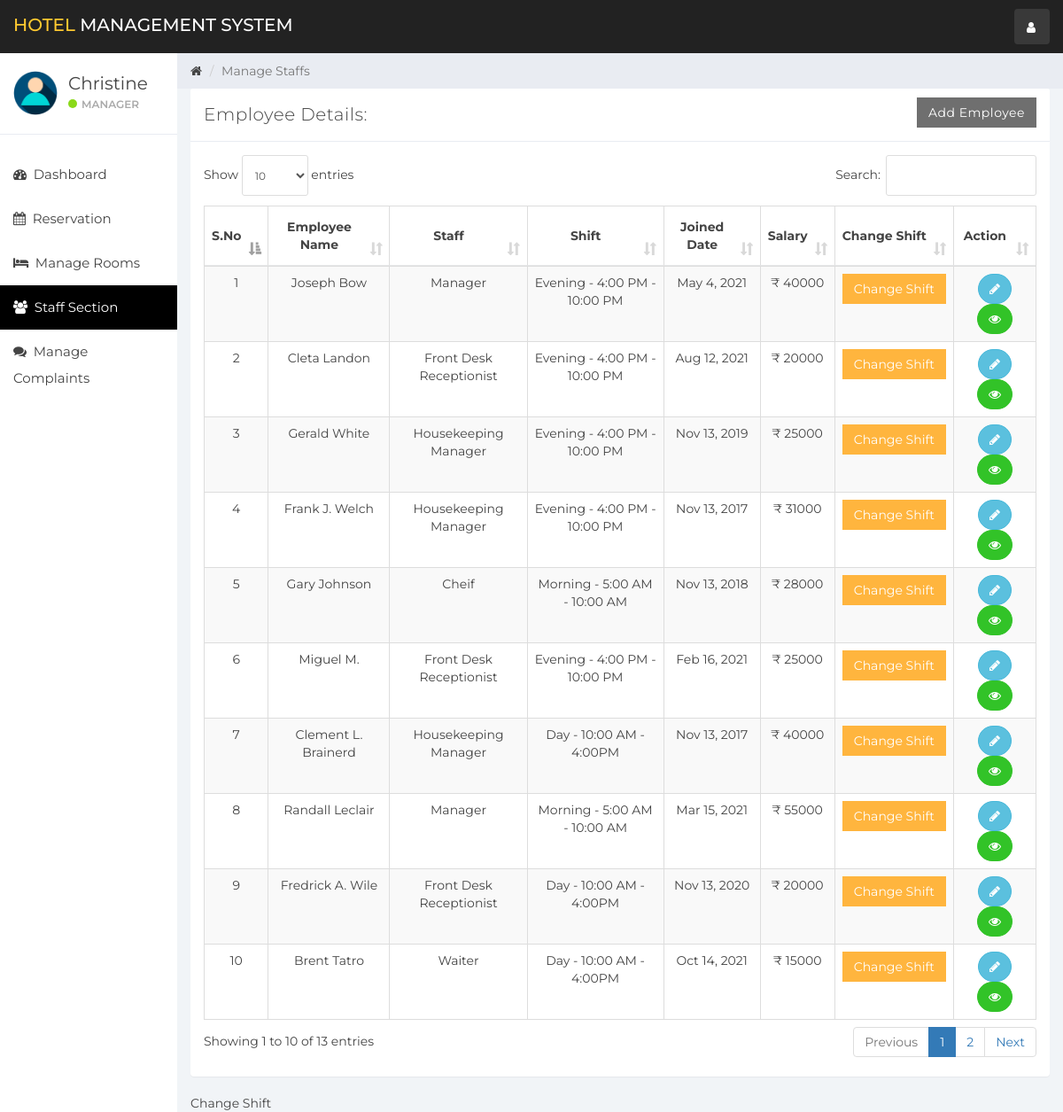
Page /index.php?staff_mang (signed in) on the committed database.
### tables this page shows
CREATE TABLE `user` (
  `id` int(11) NOT NULL,
  `name` varchar(100) NOT NULL,
  `username` varchar(15) NOT NULL,
  `email` varchar(100) NOT NULL,
  `password` varchar(100) NOT NULL,
  `created_at` timestamp NOT NULL DEFAULT current_timestamp()
);

CREATE TABLE `staff` (
  `emp_id` int(11) NOT NULL,
  `emp_name` varchar(100) NOT NULL,
  `staff_type_id` int(11) NOT NULL,
  `shift_id` int(11) NOT NULL,
  `id_card_type` int(11) NOT NULL,
  `id_card_no` varchar(20) NOT NULL,
  `address` varchar(100) NOT NULL,
  `contact_no` bigint(20) NOT NULL,
  `salary` bigint(20) NOT NULL,
  `joining_date` timestamp NOT NULL DEFAULT current_timestamp(),
  `updated_at` timestamp NOT NULL DEFAULT current_timestamp() ON UPDATE current_timestamp()
);

CREATE TABLE `staff_type` (
  `staff_type_id` int(10) NOT NULL,
  `staff_type` varchar(100) NOT NULL
);

CREATE TABLE `shift` (
  `shift_id` int(10) NOT NULL,
  `shift` varchar(100) NOT NULL,
  `shift_timing` varchar(100) NOT NULL
);

### staff_mang.php (the view, shortened to what this page needs)
<div class="col-sm-9 col-sm-offset-3 col-lg-10 col-lg-offset-2 main">
    <div class="row">
        <ol class="breadcrumb">
            <li><a href="#">
                    <em class="fa fa-home"></em>
                </a></li>
            <li class="active">Manage Staffs</li>
        </ol>
    </div>
    <div class="row">
        <div class="col-lg-12">
            <div class="panel panel-default">
                <div class="panel-heading">Employee Details:
                    <a href="index.php?add_emp" class="btn btn-secondary pull-right" style="border-radius:0%">Add Employee</a>
                </div>
                <div class="panel-body">
                    <table class="table table-striped table-bordered table-responsive" cellspacing="0" width="100%"
                           id="rooms">
                        <thead>
                        <tr>
                            <th style="text-align: center">S.No</th>
                            <th style="text-align: center">Employee Name</th>
                            <th style="text-align: center">Staff</th>
                            <th style="text-align: center">Shift</th>
                            <th style="text-align: center">Joined Date</th>
                            <th style="text-align: center">Salary</th>
                            <th style="text-align: center">Change Shift</th>
                            <th style="text-align: center">Action</th>
                        </tr>
                        </thead>
                        <tbody align="center">
                        <?php
                        $staff_query = "SELECT * FROM staff  NATURAL JOIN staff_type NATURAL JOIN shift";
                        $staff_result = mysqli_query($connection, $staff_query);
                        if (mysqli_num_rows($staff_result) > 0) {
                            while ($staff = mysqli_fetch_assoc($staff_result)) { ?>
                                <tr>
                                    <td><?php echo $staff['emp_id']; ?></td>
                                    <td><?php echo $staff['emp_name']; ?></td>
                                    <td><?php echo $staff['staff_type']; ?></td>
                                    <td><?php echo $staff['shift'] . ' - ' . $staff['shift_timing']; ?></td>
                                    <td><?php echo date('M j, Y', strtotime($staff['joining_date'])); ?></td>
                                    <td>&#8377; <?php echo $staff['salary']; ?></td>
                                    <td>
                                        <button class="btn btn-warning" style="border-radius:0%" data-toggle="modal" data-target="#changeShift"
                                                data-id="<?php echo $staff['emp_id']; ?>" id="change_shift">Change Shift</button>
                                    </td>
                                    <td>
                                        <button data-toggle="modal"
                                                data-target="#empDetail<?php echo $staff['emp_id']; ?>"
                                                data-id="<?php echo $staff['emp_id']; ?>" id="editEmp"
                                                class="btn btn-info" style="border-radius:60px;"><i class="fa fa-pencil"></i></button>
                                        <a href='index.php?emp_history&empid=<?php echo $staff['emp_id']; ?>'
                                           class="btn btn-success" title="Employee History" style="border-radius:60px;"><i class="fa fa-eye"></i></a>
                                    </td>
                                </tr>
                                <?php
                            }
                        }
                        ?>
                        </tbody>
                    </table>
                </div>
            </div>
        </div>
    </div>
    <div class="row">
        <div class="col-sm-12">
Change Shift        </div>
    </div>
</div>

### sidebar.php (shortened to what this page needs)
<div id="sidebar-collapse" class="col-sm-3 col-lg-2 sidebar">
    <div class="profile-sidebar">
        <div class="profile-userpic">
            <img src="img/user.png" class="img-responsive" alt="">
        </div>
        <div class="profile-usertitle">
            <div class="profile-usertitle-name"><?php echo $user['name'];?></div>
            <div class="profile-usertitle-status"><span class="indicator label-success"></span>Manager</div>
        </div>
    </div>
    <ul class="nav menu">
    <?php
        if (isset($_GET['dashboard'])){ ?>
            <li class="active">
                <a href="index.php?dashboard"><em class="fa fa-dashboard">&nbsp;</em>
                    Dashboard
                </a>
            </li>
        <?php } else{?>
            <li>
                <a href="index.php?dashboard"><em class="fa fa-dashboard">&nbsp;</em>
                    Dashboard
                </a>
            </li>
        <?php }
        if (isset($_GET['reservation'])){ ?>
            <li class="active">
            <a href="index.php?reservation"><em class="fa fa-calendar">&nbsp;</em>
                    Reservation
                </a>
            </li>
        <?php } else{?>
            <li>
            <a href="index.php?reservation"><em class="fa fa-calendar">&nbsp;</em>
                    Reservation
                </a>
            </li>
        <?php }
        if (isset($_GET['room_mang'])){ ?>
            <li class="active">
                <a href="index.php?room_mang"><em class="fa fa-bed">&nbsp;</em>
                    Manage Rooms
                </a>
            </li>
        <?php } else{?>
            <li>
            <a href="index.php?room_mang"><em class="fa fa-bed">&nbsp;</em>
                    Manage Rooms
                </a>
            </li>
        <?php }
        if (isset($_GET['staff_mang'])){ ?>
            <li class="active">
                <a href="index.php?staff_mang"><em class="fa fa-users">&nbsp;</em>
                    Staff Section
                </a>
            </li>
        <?php }
        if (isset($_GET['complain'])){ ?>
            <li class="active">
                <a href="index.php?complain"><em class="fa fa-comments">&nbsp;</em>
                    Manage Complaints
                </a>
            </li>
        <?php } else{?>
            <li>
                <a href="index.php?complain"><em class="fa fa-comments">&nbsp;</em>
                    Manage Complaints
                </a>
            </li>
        <?php }
        ?>
    </ul>
</div>

### css/styles.css (style rules this page uses)
body { background: #f1f4f7; padding-top: 60px; font-size: 14px; color: #444444; font-family: "Montserrat", "Helvetica Neue", Helvetica, Arial, sans-serif; }
a, a:hover, a:focus { color: #444444; }
.btn-secondary, .btn-secondary:hover, .btn-secondary:focus, .btn-secondary:active, .btn-secondary.active, .open > .dropdown-toggle.btn-secondary, .btn-secondary.disabled, .btn-secondary[disabled], fieldset[disabled] .btn-secondary, .btn-secondary.disabled:hover, .btn-secondary[disabled]:hover, fieldset[disabled] .btn-secondary:hover, .btn-secondary.disabled:focus, .btn-secondary[disabled]:focus, fieldset[disabled] .btn-secondary:focus, .btn-secondary.disabled:active, .btn-secondary[disabled]:active, fieldset[disabled] .btn-secondary:active, .btn-secondary.disabled.active, .btn-secondary[disabled].active, fieldset[disabled] .btn-secondary.active { background-color: #6f6f6f; border-color: #6f6f6f; color: white; }
.btn-success, .btn-success:hover, .btn-success:focus, .btn-success:active, .btn-success.active, .open > .dropdown-toggle.btn-success, .btn-success.disabled, .btn-success[disabled], fieldset[disabled] .btn-success, .btn-success.disabled:hover, .btn-success[disabled]:hover, fieldset[disabled] .btn-success:hover, .btn-success.disabled:focus, .btn-success[disabled]:focus, fieldset[disabled] .btn-success:focus, .btn-success.disabled:active, .btn-success[disabled]:active, fieldset[disabled] .btn-success:active, .btn-success.disabled.active, .btn-success[disabled].active, fieldset[disabled] .btn-success.active { background-color: #32c328; border-color: #32c328; }
.btn-warning, .btn-warning:hover, .btn-warning:focus, .btn-warning:active, .btn-warning.active, .open > .dropdown-toggle.btn-warning, .btn-warning.disabled, .btn-warning[disabled], fieldset[disabled] .btn-warning, .btn-warning.disabled:hover, .btn-warning[disabled]:hover, fieldset[disabled] .btn-warning:hover, .btn-warning.disabled:focus, .btn-warning[disabled]:focus, fieldset[disabled] .btn-warning:focus, .btn-warning.disabled:active, .btn-warning[disabled]:active, fieldset[disabled] .btn-warning:active, .btn-warning.disabled.active, .btn-warning[disabled].active, fieldset[disabled] .btn-warning.active { background-color: #ffb53e; border-color: #ffb53e; }
.label-success { background-color: #8ad919; }
.panel { border: 0; }
.panel-heading { font-size: 20px; font-weight: 300; letter-spacing: 0.025em; height: 60px; line-height: 38px; }
.panel-default .panel-heading { background: #fff; border-bottom: 1px solid #e9ecf2; color: #444444; }
.sidebar { display: block; padding: 0; display: none; box-shadow: none; background: #fff; }
.sidebar ul { margin: 20px 0px; }
@media (min-width: 768px) { .sidebar { display: block; position: fixed; top: 60px; bottom: 0; left: 0; z-index: 1000; display: block; margin: 0; padding: 0; overflow-x: hidden; overflow-y: auto; } }
.sidebar ul.nav .active a, .sidebar ul.nav li.parent a.active, .sidebar ul.nav .active > a:hover, .sidebar ul.nav li.parent a.active:hover, .sidebar ul.nav .active > a:focus, .sidebar ul.nav li.parent a.active:focus { color: #fff; background-color: #000000; }
.sidebar ul.nav li a { height: 50px; font-size: 15px; line-height: 2em; color: #444444; }
.profile-sidebar { padding: 10px 0; border-bottom: 1px solid #e9ecf2; }
.indicator { width: 10px; height: 10px; display: inline-block; border-radius: 9999px; margin-right: 5px; }
.profile-userpic img { float: left; margin: 10px 0px 0px 15px; width: 50px; height: 50px; border-radius: 9999px !important; }
.profile-usertitle { float: left; text-align: left; margin: 10px 0 0 12px; }
.profile-usertitle-name { font-size: 20px; margin-bottom: 0px; }
.profile-usertitle-status { text-transform: uppercase; color: #aaa; font-size: 12px; font-weight: 600; margin-bottom: 15px; }
.breadcrumb { border-radius: 0; padding: 10px 15px 10px 15px; background: #e9ecf2; margin: 0; }
.table { background: #fff; }
.table > thead > tr > th { border-bottom: 1px solid #e6e7e8; vertical-align: middle; height: 50px; }

### rows in the picture
user: name "Christine"
staff: emp_id "1", emp_name "Joseph Bow", staff_type.staff_type "Manager", shift.shift "Evening", shift.shift_timing "4:00 PM - 10:00 PM", joining_date "May 4, 2021", salary "40000"
staff: emp_id "2", emp_name "Cleta Landon", staff_type.staff_type "Front Desk Receptionist", shift.shift "Evening", shift.shift_timing "4:00 PM - 10:00 PM", joining_date "Aug 12, 2021", salary "20000"
staff: emp_id "3", emp_name "Gerald White", staff_type.staff_type "Housekeeping Manager", shift.shift "Evening", shift.shift_timing "4:00 PM - 10:00 PM", joining_date "Nov 13, 2019", salary "25000"
staff: emp_id "4", emp_name "Frank J. Welch", staff_type.staff_type "Housekeeping Manager", shift.shift "Evening", shift.shift_timing "4:00 PM - 10:00 PM", joining_date "Nov 13, 2017", salary "31000"
staff: emp_id "5", emp_name "Gary Johnson", staff_type.staff_type "Cheif", shift.shift "Morning", shift.shift_timing "5:00 AM - 10:00 AM", joining_date "Nov 13, 2018", salary "28000"
staff: emp_id "6", emp_name "Miguel M.", staff_type.staff_type "Front Desk Receptionist", shift.shift "Evening", shift.shift_timing "4:00 PM - 10:00 PM", joining_date "Feb 16, 2021", salary "25000"
staff: emp_id "7", emp_name "Clement L. Brainerd", staff_type.staff_type "Housekeeping Manager", shift.shift "Day", shift.shift_timing "10:00 AM - 4:00PM", joining_date "Nov 13, 2017", salary "40000"
staff: emp_id "8", emp_name "Randall Leclair", staff_type.staff_type "Manager", shift.shift "Morning", shift.shift_timing "5:00 AM - 10:00 AM", joining_date "Mar 15, 2021", salary "55000"
staff: emp_id "9", emp_name "Fredrick A. Wile", staff_type.staff_type "Front Desk Receptionist", shift.shift "Day", shift.shift_timing "10:00 AM - 4:00PM", joining_date "Nov 13, 2020", salary "20000"
staff: emp_id "10", emp_name "Brent Tatro", staff_type.staff_type "Waiter", shift.shift "Day", shift.shift_timing "10:00 AM - 4:00PM", joining_date "Oct 14, 2021", salary "15000"
